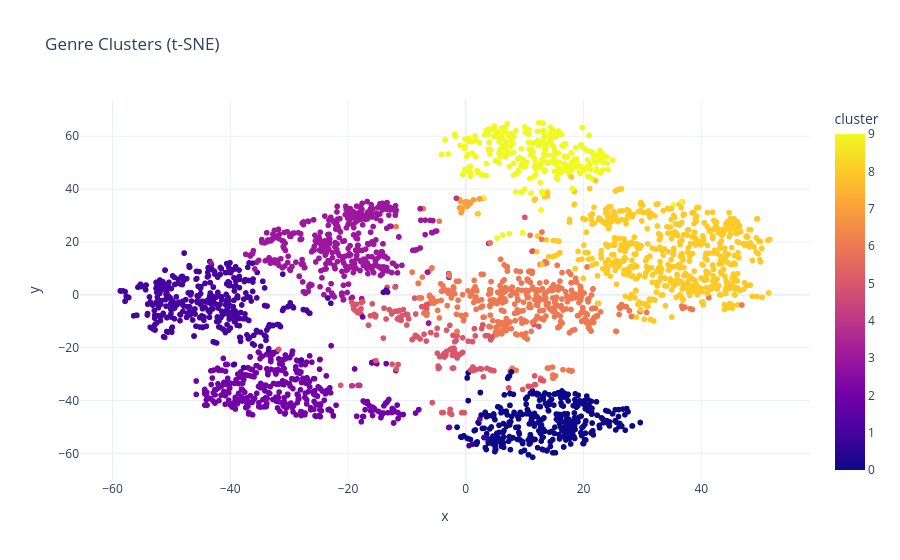

Source (notebook cell):
### Code cell
print('Running t-SNE on genres (takes ~30s)...')
tsne_pipeline = make_pipeline(
    StandardScaler(),
    TSNE(n_components=2, verbose=0, random_state=42)
)
projection = pd.DataFrame(
    tsne_pipeline.fit_transform(genre_data.select_dtypes(include=[np.number])),
    columns=['x', 'y']
)
projection['genres']  = genre_data['genres']
projection['cluster'] = genre_data['cluster']

fig = px.scatter(
    projection, x='x', y='y', color='cluster',
    hover_data=['genres'],
    title='Genre Clusters (t-SNE)',
    template='plotly_white'
)
fig.show()

### Figure 1 — Plotly figure (JSON) as saved in the notebook; plotly's stock layout.template omitted (floating-point values rounded to 4 significant figures; data arrays with more than 128 entries replaced by an {"elided": "..."} marker saying what was removed)
{"data": [{"customdata": {"elided": "2973x1 str values"}, "hovertemplate": "x=%{x}<br>y=%{y}<br>genres=%{customdata[0]}<br>cluster=%{marker.color}<extra></extra>", "legendgroup": "", "marker": {"color": {"elided": "2973 int values"}, "coloraxis": "coloraxis", "symbol": "circle"}, "mode": "markers", "name": "", "showlegend": false, "type": "scattergl", "x": {"elided": "2973 float values"}, "xaxis": "x", "y": {"elided": "2973 float values"}, "yaxis": "y"}], "layout": {"coloraxis": {"colorbar": {"title": {"text": "cluster"}}, "colorscale": [[0, "#0d0887"], [0.1111, "#46039f"], [0.2222, "#7201a8"], [0.3333, "#9c179e"], [0.4444, "#bd3786"], [0.5556, "#d8576b"], [0.6667, "#ed7953"], [0.7778, "#fb9f3a"], [0.8889, "#fdca26"], [1, "#f0f921"]]}, "legend": {"tracegroupgap": 0}, "title": {"text": "Genre Clusters (t-SNE)"}, "xaxis": {"anchor": "y", "domain": [0, 1], "title": {"text": "x"}}, "yaxis": {"anchor": "x", "domain": [0, 1], "title": {"text": "y"}}}}
